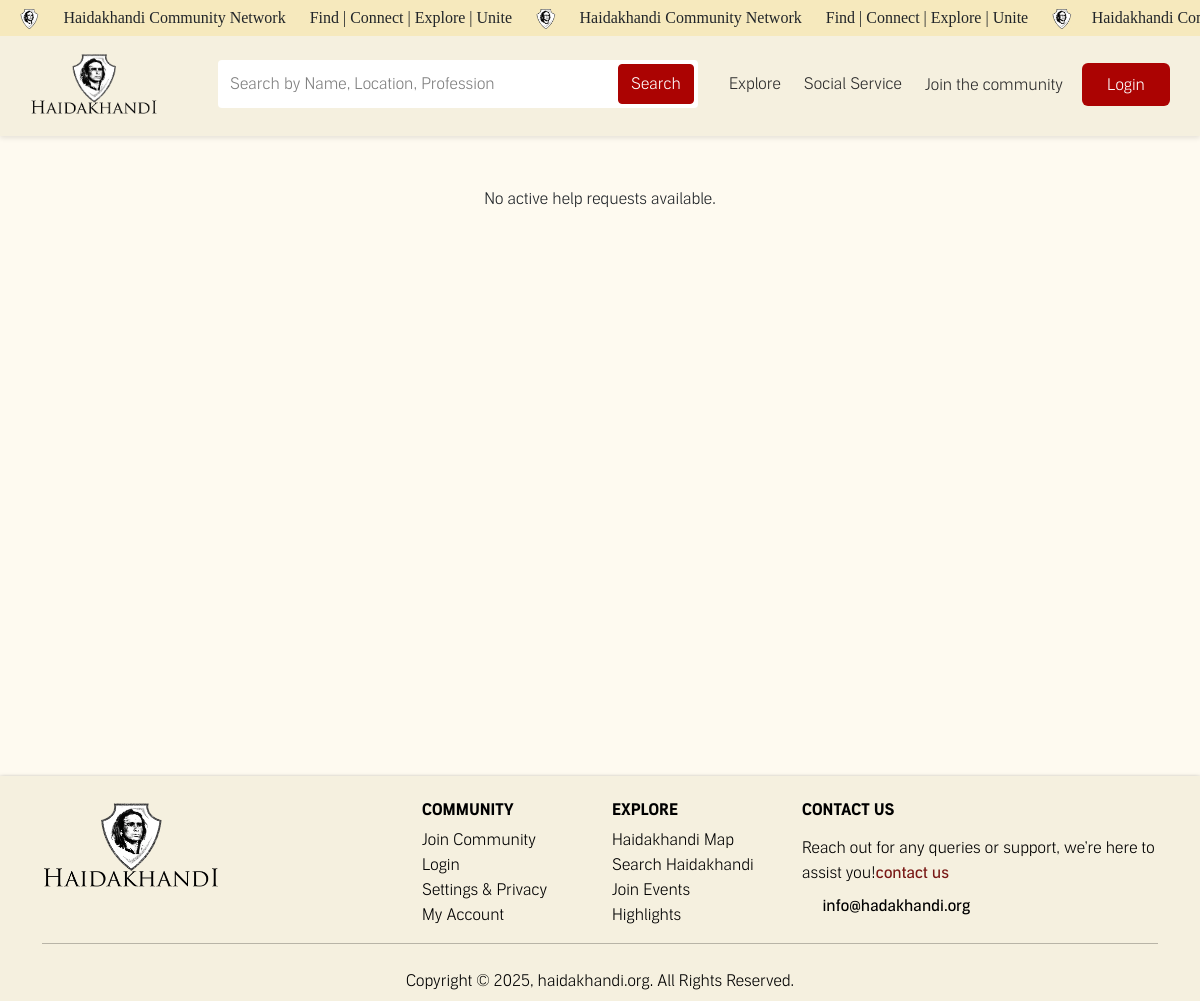
/needs/, run on an earlier commit of the app's database.
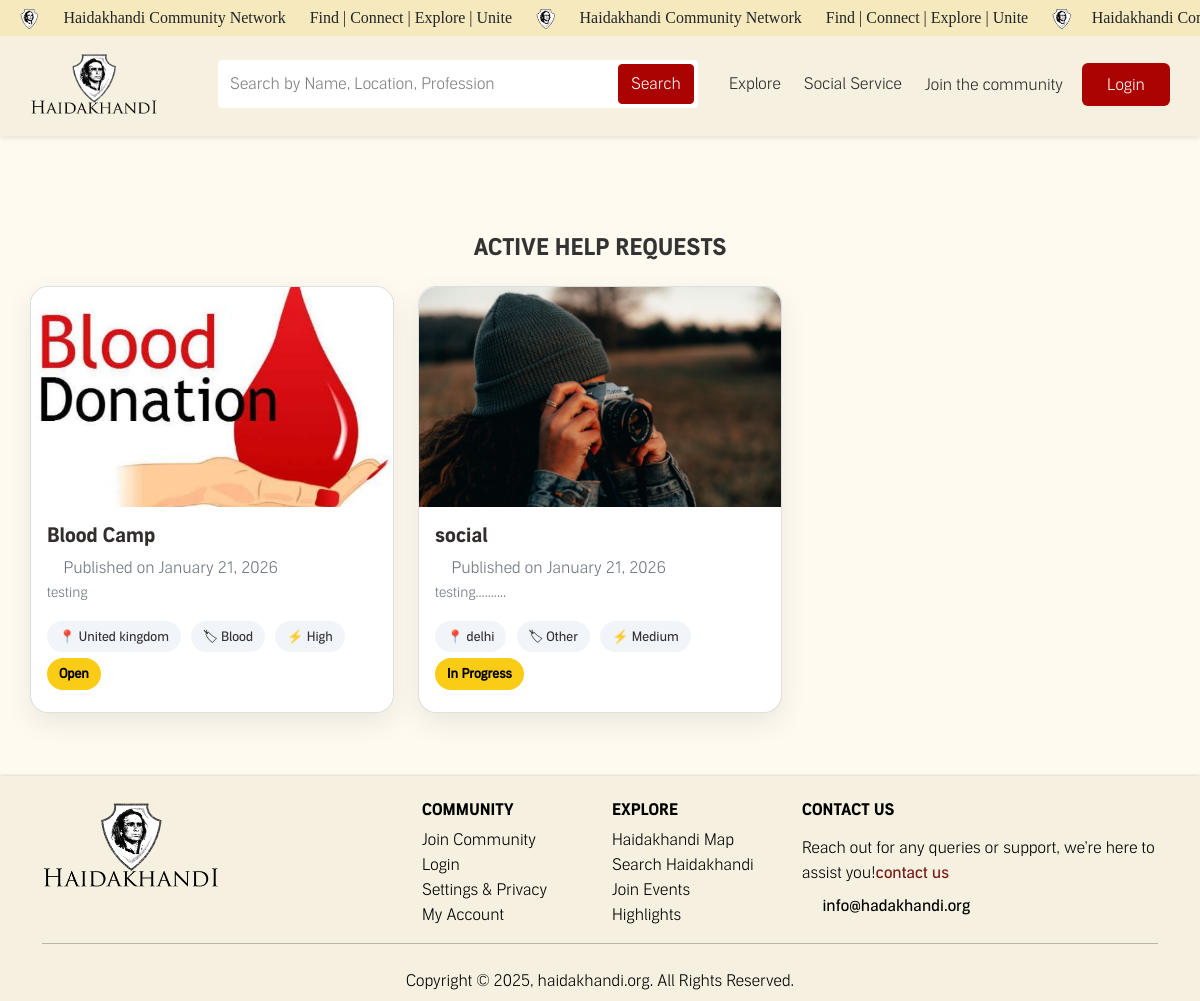
And on a later commit of the database.
### community_service/models.py (models this page shows, shortened)
class NeedRequest(models.Model):
    title = models.CharField(max_length=200)
    description = models.TextField()
    location = models.CharField(max_length=100, blank=True, null=True)
    category = models.CharField(max_length=50, choices=CATEGORY_CHOICES, blank=True, null=True)
    urgency = models.CharField(max_length=10, choices=URGENCY_CHOICES, default='Medium')
    image = models.ImageField(upload_to='need_images/', blank=True, null=True)
    attachment = models.FileField(upload_to='need_attachments/', blank=True, null=True)
    date_published = models.DateTimeField(auto_now_add=True)
    latitude = models.FloatField(blank=True, null=True)
    longitude = models.FloatField(blank=True, null=True)
    status = models.CharField(max_length=20, choices=STATUS_CHOICES, default='Open')
    created_by = models.ForeignKey(settings.AUTH_USER_MODEL, on_delete=models.CASCADE, related_name='needs')
    created_at = models.DateTimeField(auto_now_add=True)

### community_service/views.py (the view)
# urls.py: path('needs/', NeedListView.as_view(), name='need_list'),
class NeedListView(ListView):
    model = NeedRequest
    template_name = 'community_service/need_list.html'
    context_object_name = 'needs'
    ordering = ['-created_at']

### templates/community_service/need_list.html (shortened to what this page needs)
{% extends 'base/base.html' %}
{% load static %}
{% block body %}
<div class="container section">
    {% if needs %}
    <h1 class="main-heading mt-md-5 smt-5 mb-4">
        Active Help Requests
    </h1>
    <div class="row g-4">
        {% for need in needs %}
        <div class="col-md-4">
            <a href="{% url 'need_detail' need.id %}" class="text-decoration-none text-dark">
                <div class="card need-card h-100">
                    {% if need.image %}
                    <img src="{{ need.image.url }}" class="need-thumb w-100">
                    {% else %}
                    <img src="https://via.placeholder.com/400x250" class="need-thumb w-100">
                    {% endif %}
                    <div class="card-body">
                        <h5 class="fw-bold mb-2">
                            {{ need.title }}
                        </h5>
                        <p class="text-muted"><i class="bi bi-calendar2-week"></i> Published on {{ need.date_published|date:"F j, Y" }}</p>
                        <p class="text-muted small mb-3">
                            {{ need.description|truncatechars:120 }}
                        </p>
                        <div>
                            <span class="meta-badge">📍 {{ need.location }}</span>
                            <span class="meta-badge">🏷 {{ need.category }}</span>
                            <span class="meta-badge">⚡ {{ need.urgency }}</span>
                            <span class="meta-badge status-badge">
                                {{ need.status }}
                            </span>
                        </div>
                    </div>
                </div>
            </a>
        </div>
        {% endfor %}
    </div>
    {% else %}
    <p class="text-center">No active help requests available.</p>
    {% endif %}
</div>
{% endblock %}

### templates/base/base.html (shortened to what this page needs)
{% load static %}
<!doctype html>
<html lang="en">
  <head>
    <link rel="stylesheet" type="text/css" href="{% static 'slick/slick.css' %}"/>
    <link rel="stylesheet" type="text/css" href="{% static 'slick/slick-theme.css' %}"/>
    <link rel="stylesheet" href="{% static 'bootstrap/bootstrap-icons.min.css' %}">
    <link href="{% static 'bootstrap/css/bootstrap.min.css' %}" rel="stylesheet">
    <link rel="stylesheet" href="{% static 'css/main.css' %}">
    <link rel="stylesheet" href="{% static 'css/responsive.css' %}">
    <link rel="stylesheet" href="{% static 'leaflet/leaflet.css' %}" />
    <link rel="stylesheet" href="https://unpkg.com/leaflet-control-geocoder/dist/Control.Geocoder.css" />
    <link href="{% static 'cropper/cropper.min.css' %}" rel="stylesheet">
  </head>
  <body id="haidahknadi_min">
    {% include "base/nav.html" %}
  <main class="main-content-wrapper">
    {% block body %}{% endblock body %}
  </main>
    {% include "base/footer.html" %}
  </body>
</html>

### templates/base/nav.html (shortened to what this page needs)
{% load static %}
<header class="fixed-top">
  <div class="nav-marquee mb-md-3">
    <div class="marquee-wrapper">
      <span>&emsp; <img height="20" src="{% static 'img/fabicon.webp' %}"> &emsp; Haidakhandi Community Network &emsp;
        Find | Connect | Explore | Unite &emsp; <img height="20" src="{% static 'img/fabicon.webp' %}"> &emsp;
        Haidakhandi Community Network &emsp; Find | Connect | Explore | Unite &emsp; <img height="20"
          src="{% static 'img/fabicon.webp' %}"> &emsp;</span>
      <span>Haidakhandi Community Network &emsp; Find | Connect | Explore | Unite &emsp; <img height="20"
        Unite &emsp; <img height="20" src="{% static 'img/fabicon.webp' %}"> &emsp;</span>
    </div>
  </div>
  <div class="inner">
    <a href="/"><img src="{% static 'img/icon.png' %}" class="nav-logo img-fluid"></a>
    <nav class="d-flex flex-row gap-2 align-items-center">
      <form action="/search" class="mx-auto" id="navSearch">
        <div class="search-container d-none d-lg-flex bg-white rounded py-1">
          <div class="autocomplete">
            <input type="text" class="form-control py-2 o rounded-start-2 border-0" name="l"
              placeholder="Search by Name, Location, Profession" autocomplete="off">
          </div>
          <button class="btn btn-search thr fs-6 me-1" data-bs-toggle="modal" href="#exampleModalToggle"
            type="submit">Search</button>
        </div>
      </form>
      <a class="nav-item d-none d-md-block" href="{% url 'news_list' %}">Explore</a>
      <a class="nav-item d-none d-md-block" href="{% url 'need_list' %}">Social Service</a>
      <span class="d-none d-md-block">
        {% if user.is_authenticated %}
        <a id="nav-profile" data-bs-toggle="popover" type="button"
          class="d-flex align-items-center bgprimary border-0 shadow-none" role="button">
          <div class="position-relative nav-tooltip" style="width: 50px; height: 50px;" data-bs-toggle="tooltip"
            data-bs-placement="left" data-bs-custom-class="custom-tooltip" title="Profile 70% completed">
            <svg class="circular-progress" viewBox="0 0 100 100" style="transform: rotate(-90deg);">
              <circle cx="50" cy="50" r="45" fill="none" stroke="#e6e6e6" stroke-width="5"></circle>
              <circle cx="50" cy="50" r="45" fill="none" stroke="green" class="profile-circle-pregress" stroke-width="5"
                stroke-dasharray="282.6" stroke-dashoffset="280" style="transition: stroke-dashoffset 1s ease;">
              </circle>
            </svg>
            {% if user.getProfilePhoto %}
            <img src="{{ user.getProfilePhoto }}" alt="Profile" class="rounded-circle profile-image"
              style="width: 40px; height: 40px; position: absolute; top: 5px; left: 5px;">
            {% else %}
            <div class="rounded-circle d-flex align-items-center justify-content-center"
              style="width: 40px; height: 40px; background-color: lightgray; position: absolute; top: 5px; left: 5px;">
              <i class="bi bi-person-fill" style="font-size: 20px; color: #790101"></i>
            </div>
            {% endif %}
          </div>
          <span class="bi bi-caret-down-fill ms-2"></span>
        </a>
        {% else %}
        <a href="{% url 'register' %}" class="d-none d-md-inline">Join the community</a>
        <a href="{% url 'login' %}" class="log">Login</a>
        {% endif %}
      </span>
    </nav>
  </div>
</header>

### templates/base/footer.html
{% load static %}
<footer class="text-center text-lg-start text-black " >
    <div class="container pt-4">
        <section class="d-md-block d-none">
            <div class="row">
                <div class="col-lg-4 col-md-6 mb-4 mb-md-0 text-center text-md-start">
                    <a href="/">
                        <img src="{% static 'img/icon.png' %}" class="img-fluid w-50" alt="Haidakhandi Logo">
                    </a>
                </div>
                <div class="col-lg-2 col-md-6 mb-4 mb-md-0">
                    <h6 class="text-uppercase fw-bold">Community</h6>
                    <ul class="list-unstyled">
                        <li><a href="{% url 'register' %}" class="text-black text-decoration-none f-Lt">Join Community</a></li>
                        <li><a href="{% url 'login' %}" class="text-black text-decoration-none f-Lt">Login</a></li>
                        <li><a href="{% url 'profile' %}" class="text-black text-decoration-none f-Lt">Settings & Privacy</a></li>
                        <li><a href="/@{{user.username}}" class="text-black text-decoration-none f-Lt">My Account</a></li>
                    </ul>
                </div>
                <div class="col-lg-2 col-md-6 mb-4 mb-md-0">
                    <h6 class="text-uppercase fw-bold">Explore</h6>
                    <ul class="list-unstyled">
                        <li><a href="#" class="text-black text-decoration-none f-Lt">Haidakhandi Map</a></li>
                        <li><a href="{% url 'search' %}" class="text-black text-decoration-none f-Lt">Search Haidakhandi</a></li>
                        <li><a href="#" class="text-black text-decoration-none f-Lt">Join Events</a></li>
                        <li><a href="/#news-section" class="text-black text-decoration-none f-Lt">Highlights</a></li>
                    </ul>
                </div>
                <div class="col-lg-4 col-md-6 mb-4 mb-md-0">
                    <h6 class="text-uppercase fw-bold mb-3">Contact Us</h6>
                    <ul class="list-unstyled">
                        <p class="mb-2">Reach out for any queries or support, we’re here to assist you!<a href="{% url 'contact_us' %}">contact us</a></p>
                        <li class="mb-2" ><i class="bi bi-envelope-fill me-2"></i><a href="mailto:info@haidakhnaid.org" class="text-black text-decoration-none">info@hadakhandi.org</a></li>
                    </ul>
                </div>
            </div>
        </section>
        <hr class="mb-4 d-none d-md-block">
    </div>
    <div class="text-center px-3 pb-2" >
        <p class="mb-0 ">
            Copyright &copy; 2025, haidakhandi.org. <br class="d-md-none d-block"> All Rights Reserved.
        </p>
    </div>
</footer>

### static/css/main.css (style rules this page uses)
html { overflow-x: hidden; }
body { background: #fff; }
* { box-sizing: border-box; }
html, body, ul, ol { margin: 0; padding: 0; }
body { background: #fefaf0; }
h1, h2, h3, h4, h5, h6 { font-family: "Audible Sans Bd", "montserrat-medium", sans-serif; }
a { font-family: "Audible Sans Rg"; }
a { color: #791815 !important; }
.text-black { color: #000000 !important; }
.text-muted { color: #6c757d !important; }
.text-dark { color: #332D2D !important; }
input, textarea, select { font-family: "Audible Sans Lt"; background-color: #FFFFFF !important; }
.f-Lt { font-family: "Audible Sans Lt" !important; }
.main-content-wrapper { min-height: 80vh; }
p { font-family: "Audible Sans Lt"; font-size: 16px; line-height: 25px; margin-bottom: 0px; }
a { text-decoration: none; }
dl, ol, ul { list-style: none; }
.section { padding: 50px 0px 50px 0px; }
.btn { border: 1px solid #ab0302; font-family: "Audible Sans Lt"; background-color: #ab0302; filter: drop-shadow(0px 0px 2px white); color: #fff !important; }
.main-heading { text-align: center; font-family: "Audible Sans Bd", "montserrat-medium", sans-serif; font-size: 24px; color: #333; font-weight: bold; margin-bottom: 30px; text-transform: uppercase; }
@media only screen and (max-width: 1400px) { .main-heading { font-size: 25px; } }
@media only screen and (max-width: 1280px) { .main-heading { font-size: 23px; } }
header { background: #f5f0df; width: 100%; padding: 0px 0px 20px 0px; box-shadow: 0 2px 5px rgba(0, 0, 0, 0.1); }
header input { width: 400px !important; }
header .nav-logo { width: 8rem; height: 4rem; }
header .inner { display: flex; align-items: center; width: 95%; justify-content: space-between; margin: auto; }
header .inner nav { display: inline-block; }
header .inner nav a { margin: 0 0 0 15px; font-size: 16px; font-family: "Audible Sans Lt"; font-weight: 500; color: #2c2c2c !important; }
header .inner nav a.log { background-color: #ab0302; color: #fff !important; padding: 12px 25px; border-radius: 6px; }
.form-control::placeholder { color: gray !important; }
footer { box-shadow: 0px 3px 5px #000000; background: #f5f0df !important; }
.nav-marquee { font-family: cinzel; font-weight: 300; background: #f6e9bd; padding: 6px 0; overflow: hidden; white-space: nowrap; width: 100%; position: relative; }
.nav-marquee .marquee-wrapper { display: flex; width: -moz-max-content; width: max-content; animation: marquee-scroll 20s linear infinite; }

### templates/community_service/need_list.html (style rules this page uses)
.need-card { border-radius: 18px; box-shadow: 0 10px 28px rgba(0, 0, 0, .08); transition: transform .2s ease; }
.need-thumb { height: 220px; object-fit: cover; border-radius: 18px 18px 0 0; }
.meta-badge { font-size: 13px; padding: 6px 12px; border-radius: 20px; background: #f1f5f9; color: #333; margin-right: 6px; margin-bottom: 6px; display: inline-block; }
.status-badge { background: #facc15; color: #000; font-weight: 600; }

What changed in the data, as far as the page shows it:
added NeedRequest: image (picture), title "Blood Camp", date_published "January 21, 2026", description "testing", location "United kingdom", category "Blood", urgency "High", status "Open"
added NeedRequest: image (picture), title "social", date_published "January 21, 2026", description "testing..........", location "delhi", category "Other", urgency "Medium", status "In Progress"
Also different on the page:
text no longer shown: "No active help requests available."
text now shown: "ACTIVE HELP REQUESTS"
